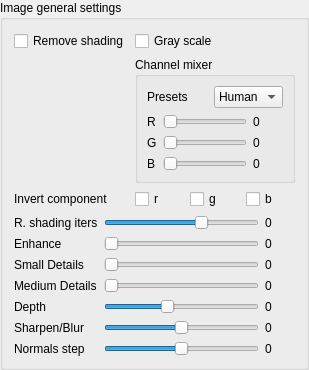
    <widget class="QGroupBox" name="groupBoxGeneral">
     <property name="minimumSize">
      <size>
       <width>0</width>
       <height>0</height>
      </size>
     </property>
     <property name="maximumSize">
      <size>
       <width>16777215</width>
       <height>16777215</height>
      </size>
     </property>
     <property name="title">
      <string>Image general settings</string>
     </property>
     <layout class="QVBoxLayout" name="verticalLayout">
      <item>
       <layout class="QGridLayout" name="gridLayout_4">
        <item row="2" column="1">
         <layout class="QGridLayout" name="gridLayout_5">
          <item row="1" column="2">
           <widget class="QCheckBox" name="checkBoxInvertB">
            <property name="toolTip">
             <string>Inverts blue component</string>
            </property>
            <property name="text">
             <string>b</string>
            </property>
           </widget>
          </item>
          <item row="1" column="0">
           <widget class="QCheckBox" name="checkBoxInvertR">
            <property name="toolTip">
             <string>Inverts red component. In case of height image it inverts height.</string>
            </property>
            <property name="text">
             <string>r</string>
            </property>
           </widget>
          </item>
          <item row="1" column="1">
           <widget class="QCheckBox" name="checkBoxInvertG">
            <property name="toolTip">
             <string>Inverts green component</string>
            </property>
            <property name="text">
             <string>g</string>
            </property>
           </widget>
          </item>
         </layout>
        </item>
        <item row="0" column="0">
         <widget class="QCheckBox" name="checkBoxRemoveShading">
          <property name="toolTip">
           <string>&quot;Remove shading&quot; from image. </string>
          </property>
          <property name="text">
           <string>Remove shading</string>
          </property>
         </widget>
        </item>
        <item row="0" column="1">
         <widget class="QCheckBox" name="checkBoxGrayScale">
          <property name="text">
           <string>Gray scale</string>
          </property>
         </widget>
        </item>
        <item row="2" column="0">
         <widget class="QLabel" name="label_17">
          <property name="text">
           <string>Invert component</string>
          </property>
         </widget>
        </item>
        <item row="1" column="1">
         <widget class="QGroupBox" name="groupBoxGrayScale">
          <property name="title">
           <string>Channel mixer</string>
          </property>
          <layout class="QVBoxLayout" name="verticalLayout_9">
           <item>
            <layout class="QGridLayout" name="gridLayout_11">
             <item row="0" column="1">
              <widget class="QComboBox" name="comboBoxGrayScalePresets">
               <property name="currentIndex">
                <number>1</number>
               </property>
               <item>
                <property name="text">
                 <string>Equal</string>
                </property>
               </item>
               <item>
                <property name="text">
                 <string>Human</string>
                </property>
               </item>
              </widget>
             </item>
             <item row="0" column="0">
              <widget class="QLabel" name="label_53">
               <property name="text">
                <string>Presets</string>
               </property>
              </widget>
             </item>
            </layout>
           </item>
           <item>
            <layout class="QGridLayout" name="gridLayout_12">
             <item row="0" column="1">
              <widget class="QSlider" name="horizontalSliderGrayScaleR">
               <property name="sizePolicy">
                <sizepolicy hsizetype="Expanding" vsizetype="Preferred">
                 <horstretch>0</horstretch>
                 <verstretch>0</verstretch>
                </sizepolicy>
               </property>
               <property name="minimum">
                <number>0</number>
               </property>
               <property name="maximum">
                <number>255</number>
               </property>
               <property name="orientation">
                <enum>Qt::Horizontal</enum>
               </property>
              </widget>
             </item>
             <item row="0" column="2">
              <widget class="QLabel" name="label_55">
               <property name="minimumSize">
                <size>
                 <width>30</width>
                 <height>0</height>
                </size>
               </property>
               <property name="text">
                <string>0</string>
               </property>
              </widget>
             </item>
             <item row="1" column="0">
              <widget class="QLabel" name="label_56">
               <property name="text">
                <string>G</string>
               </property>
              </widget>
             </item>
             <item row="0" column="0">
              <widget class="QLabel" name="label_54">
               <property name="text">
                <string>R</string>
               </property>
              </widget>
             </item>
             <item row="2" column="0">
              <widget class="QLabel" name="label_57">
               <property name="text">
                <string>B</string>
               </property>
              </widget>
             </item>
             <item row="1" column="1">
              <widget class="QSlider" name="horizontalSliderGrayScaleG">
               <property name="sizePolicy">
                <sizepolicy hsizetype="Expanding" vsizetype="Preferred">
                 <horstretch>0</horstretch>
                 <verstretch>0</verstretch>
                </sizepolicy>
               </property>
               <property name="minimum">
                <number>0</number>
               </property>
               <property name="maximum">
                <number>255</number>
               </property>
               <property name="orientation">
                <enum>Qt::Horizontal</enum>
               </property>
              </widget>
             </item>
             <item row="2" column="1">
              <widget class="QSlider" name="horizontalSliderGrayScaleB">
               <property name="sizePolicy">
                <sizepolicy hsizetype="Expanding" vsizetype="Preferred">
                 <horstretch>0</horstretch>
                 <verstretch>0</verstretch>
                </sizepolicy>
               </property>
               <property name="minimum">
                <number>0</number>
               </property>
               <property name="maximum">
                <number>255</number>
               </property>
               <property name="orientation">
                <enum>Qt::Horizontal</enum>
               </property>
              </widget>
             </item>
             <item row="1" column="2">
              <widget class="QLabel" name="label_58">
               <property name="text">
                <string>0</string>
               </property>
              </widget>
             </item>
             <item row="2" column="2">
              <widget class="QLabel" name="label_59">
               <property name="text">
                <string>0</string>
               </property>
              </widget>
             </item>
            </layout>
           </item>
          </layout>
         </widget>
        </item>
       </layout>
      </item>
      <item>
       <layout class="QGridLayout" name="gridLayout_3">
        <item row="1" column="2">
         <widget class="QLabel" name="label_6">
          <property name="text">
           <string>0</string>
          </property>
         </widget>
        </item>
        <item row="4" column="0">
         <widget class="QLabel" name="label_11">
          <property name="text">
           <string>Depth</string>
          </property>
         </widget>
        </item>
        <item row="5" column="0">
         <widget class="QLabel" name="label_13">
          <property name="text">
           <string>Sharpen/Blur</string>
          </property>
         </widget>
        </item>
        <item row="5" column="1">
         <widget class="QSlider" name="horizontalSliderSharpenBlur">
          <property name="sizePolicy">
           <sizepolicy hsizetype="Expanding" vsizetype="Preferred">
            <horstretch>0</horstretch>
            <verstretch>0</verstretch>
           </sizepolicy>
          </property>
          <property name="toolTip">
           <string>&lt;html&gt;&lt;head/&gt;&lt;body&gt;&lt;p&gt;Smooth or sharpen the image (it uses the gaussian distribution  in both cases).&lt;/p&gt;&lt;/body&gt;&lt;/html&gt;</string>
          </property>
          <property name="minimum">
           <number>-20</number>
          </property>
          <property name="maximum">
           <number>20</number>
          </property>
          <property name="orientation">
           <enum>Qt::Horizontal</enum>
          </property>
         </widget>
        </item>
        <item row="3" column="0">
         <widget class="QLabel" name="label_8">
          <property name="text">
           <string>Medium Details</string>
          </property>
         </widget>
        </item>
        <item row="2" column="2">
         <widget class="QLabel" name="label_9">
          <property name="text">
           <string>0</string>
          </property>
         </widget>
        </item>
        <item row="3" column="1">
         <widget class="QSlider" name="horizontalSliderMediumDetails">
          <property name="sizePolicy">
           <sizepolicy hsizetype="Expanding" vsizetype="Preferred">
            <horstretch>0</horstretch>
            <verstretch>0</verstretch>
           </sizepolicy>
          </property>
          <property name="toolTip">
           <string>The same as above.</string>
          </property>
          <property name="maximum">
           <number>100</number>
          </property>
          <property name="orientation">
           <enum>Qt::Horizontal</enum>
          </property>
         </widget>
        </item>
        <item row="2" column="0">
         <widget class="QLabel" name="label_7">
          <property name="text">
           <string>Small Details</string>
          </property>
         </widget>
        </item>
        <item row="3" column="2">
         <widget class="QLabel" name="label_10">
          <property name="text">
           <string>0</string>
          </property>
         </widget>
        </item>
        <item row="2" column="1">
         <widget class="QSlider" name="horizontalSliderSmallDetails">
          <property name="sizePolicy">
           <sizepolicy hsizetype="Expanding" vsizetype="Preferred">
            <horstretch>0</horstretch>
            <verstretch>0</verstretch>
           </sizepolicy>
          </property>
          <property name="toolTip">
           <string>&lt;html&gt;&lt;head/&gt;&lt;body&gt;&lt;p&gt;Enhance small details. This option is connected with &lt;span style=&quot; font-weight:600;&quot;&gt;Depth&lt;/span&gt; scroll bar. &lt;/p&gt;&lt;p&gt;Note that if &lt;span style=&quot; font-weight:600;&quot;&gt;Depth&lt;/span&gt; scroll bar is set to zero, this parameter does not affect the image.&lt;/p&gt;&lt;/body&gt;&lt;/html&gt;</string>
          </property>
          <property name="maximum">
           <number>100</number>
          </property>
          <property name="orientation">
           <enum>Qt::Horizontal</enum>
          </property>
         </widget>
        </item>
        <item row="1" column="0">
         <widget class="QLabel" name="label_5">
          <property name="text">
           <string>Enhance</string>
          </property>
         </widget>
        </item>
        <item row="4" column="2">
         <widget class="QLabel" name="label_12">
          <property name="text">
           <string>0</string>
          </property>
         </widget>
        </item>
        <item row="1" column="1">
         <widget class="QSlider" name="horizontalSliderBlurNoPasses">
          <property name="sizePolicy">
           <sizepolicy hsizetype="Expanding" vsizetype="Preferred">
            <horstretch>0</horstretch>
            <verstretch>0</verstretch>
           </sizepolicy>
          </property>
          <property name="toolTip">
           <string>&lt;html&gt;&lt;head/&gt;&lt;body&gt;&lt;p&gt;Basically it works like gamma correction. &lt;/p&gt;&lt;p&gt;Especially useful in case of height texture.&lt;/p&gt;&lt;/body&gt;&lt;/html&gt;</string>
          </property>
          <property name="minimum">
           <number>0</number>
          </property>
          <property name="maximum">
           <number>10</number>
          </property>
          <property name="pageStep">
           <number>1</number>
          </property>
          <property name="value">
           <number>0</number>
          </property>
          <property name="orientation">
           <enum>Qt::Horizontal</enum>
          </property>
         </widget>
        </item>
        <item row="0" column="0">
         <widget class="QLabel" name="label_4">
          <property name="text">
           <string>R. shading iters</string>
          </property>
         </widget>
        </item>
        <item row="0" column="1">
         <widget class="QSlider" name="horizontalSliderRemoveShadingGaussIter">
          <property name="sizePolicy">
           <sizepolicy hsizetype="Expanding" vsizetype="Preferred">
            <horstretch>0</horstretch>
            <verstretch>0</verstretch>
           </sizepolicy>
          </property>
          <property name="toolTip">
           <string>&lt;html&gt;&lt;head/&gt;&lt;body&gt;&lt;p&gt;In case if option &lt;span style=&quot; font-weight:600;&quot;&gt;Remove shading&lt;/span&gt; is enabled it changes the number of iterations to be performed.&lt;/p&gt;&lt;/body&gt;&lt;/html&gt;</string>
          </property>
          <property name="minimum">
           <number>1</number>
          </property>
          <property name="maximum">
           <number>15</number>
          </property>
          <property name="pageStep">
           <number>2</number>
          </property>
          <property name="value">
           <number>10</number>
          </property>
          <property name="orientation">
           <enum>Qt::Horizontal</enum>
          </property>
         </widget>
        </item>
        <item row="0" column="2">
         <widget class="QLabel" name="label">
          <property name="minimumSize">
           <size>
            <width>30</width>
            <height>0</height>
           </size>
          </property>
          <property name="text">
           <string>0</string>
          </property>
         </widget>
        </item>
        <item row="4" column="1">
         <widget class="QSlider" name="horizontalSliderDetailDepth">
          <property name="sizePolicy">
           <sizepolicy hsizetype="Expanding" vsizetype="Preferred">
            <horstretch>0</horstretch>
            <verstretch>0</verstretch>
           </sizepolicy>
          </property>
          <property name="toolTip">
           <string>&lt;html&gt;&lt;head/&gt;&lt;body&gt;&lt;p&gt;It changes the depth of the &lt;span style=&quot; font-weight:600;&quot;&gt;Small details&lt;/span&gt; and &lt;span style=&quot; font-weight:600;&quot;&gt;Medium details&lt;/span&gt; effect.&lt;/p&gt;&lt;/body&gt;&lt;/html&gt;</string>
          </property>
          <property name="maximum">
           <number>100</number>
          </property>
          <property name="value">
           <number>40</number>
          </property>
          <property name="orientation">
           <enum>Qt::Horizontal</enum>
          </property>
         </widget>
        </item>
        <item row="5" column="2">
         <widget class="QLabel" name="label_14">
          <property name="text">
           <string>0</string>
          </property>
         </widget>
        </item>
        <item row="6" column="0">
         <widget class="QLabel" name="labelNormalStep">
          <property name="text">
           <string>Normals step</string>
          </property>
         </widget>
        </item>
        <item row="6" column="1">
         <widget class="QSlider" name="horizontalSliderNormalsStep">
          <property name="sizePolicy">
           <sizepolicy hsizetype="Expanding" vsizetype="Preferred">
            <horstretch>0</horstretch>
            <verstretch>0</verstretch>
           </sizepolicy>
          </property>
          <property name="toolTip">
           <string>&lt;html&gt;&lt;head/&gt;&lt;body&gt;&lt;p&gt;It changes the steepness of the normal image in %.&lt;/p&gt;&lt;p&gt;For example 100% means that the image is not changed. 0% means that the  image is completely flat.  &lt;/p&gt;&lt;/body&gt;&lt;/html&gt;</string>
          </property>
          <property name="minimum">
           <number>-300</number>
          </property>
          <property name="maximum">
           <number>300</number>
          </property>
          <property name="orientation">
           <enum>Qt::Horizontal</enum>
          </property>
         </widget>
        </item>
        <item row="6" column="2">
         <widget class="QLabel" name="labelNormalStepValue">
          <property name="text">
           <string>0</string>
          </property>
         </widget>
        </item>
       </layout>
      </item>
     </layout>
    </widget>
